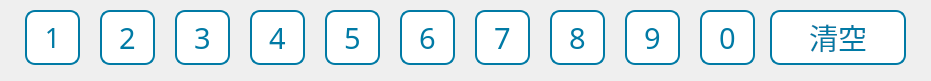
  <widget class="QWidget" name="widget" native="true">
   <property name="geometry">
    <rect>
     <x>40</x>
     <y>255</y>
     <width>931</width>
     <height>81</height>
    </rect>
   </property>
   <property name="styleSheet">
    <string notr="true">QToolButton{
font: 22pt &quot;文泉驿等宽微米黑&quot;;
color:rgb(0, 122, 165);
border:2px solid rgb(0, 122, 165);
border-radius:10px;
background-color: rgb(255, 255, 255);
}</string>
   </property>
   <widget class="QToolButton" name="tBtn_del">
    <property name="geometry">
     <rect>
      <x>770</x>
      <y>10</y>
      <width>136</width>
      <height>55</height>
     </rect>
    </property>
    <property name="sizePolicy">
     <sizepolicy hsizetype="Fixed" vsizetype="Fixed">
      <horstretch>0</horstretch>
      <verstretch>0</verstretch>
     </sizepolicy>
    </property>
    <property name="minimumSize">
     <size>
      <width>0</width>
      <height>0</height>
     </size>
    </property>
    <property name="font">
     <font>
      <family>文泉驿等宽微米黑</family>
      <pointsize>22</pointsize>
      <weight>50</weight>
      <italic>false</italic>
      <bold>false</bold>
     </font>
    </property>
    <property name="focusPolicy">
     <enum>Qt::NoFocus</enum>
    </property>
    <property name="text">
     <string>清空</string>
    </property>
    <property name="autoRepeat">
     <bool>true</bool>
    </property>
   </widget>
   <widget class="QToolButton" name="tBtn_3">
    <property name="geometry">
     <rect>
      <x>175</x>
      <y>10</y>
      <width>55</width>
      <height>55</height>
     </rect>
    </property>
    <property name="sizePolicy">
     <sizepolicy hsizetype="Fixed" vsizetype="Fixed">
      <horstretch>0</horstretch>
      <verstretch>0</verstretch>
     </sizepolicy>
    </property>
    <property name="font">
     <font>
      <family>文泉驿等宽微米黑</family>
      <pointsize>22</pointsize>
      <weight>50</weight>
      <italic>false</italic>
      <bold>false</bold>
     </font>
    </property>
    <property name="focusPolicy">
     <enum>Qt::NoFocus</enum>
    </property>
    <property name="text">
     <string>3</string>
    </property>
    <property name="autoRepeat">
     <bool>true</bool>
    </property>
   </widget>
   <widget class="QToolButton" name="tBtn_8">
    <property name="geometry">
     <rect>
      <x>550</x>
      <y>10</y>
      <width>55</width>
      <height>55</height>
     </rect>
    </property>
    <property name="sizePolicy">
     <sizepolicy hsizetype="Fixed" vsizetype="Fixed">
      <horstretch>0</horstretch>
      <verstretch>0</verstretch>
     </sizepolicy>
    </property>
    <property name="font">
     <font>
      <family>文泉驿等宽微米黑</family>
      <pointsize>22</pointsize>
      <weight>50</weight>
      <italic>false</italic>
      <bold>false</bold>
     </font>
    </property>
    <property name="focusPolicy">
     <enum>Qt::NoFocus</enum>
    </property>
    <property name="text">
     <string>8</string>
    </property>
    <property name="autoRepeat">
     <bool>true</bool>
    </property>
   </widget>
   <widget class="QToolButton" name="tBtn_0">
    <property name="geometry">
     <rect>
      <x>700</x>
      <y>10</y>
      <width>55</width>
      <height>55</height>
     </rect>
    </property>
    <property name="sizePolicy">
     <sizepolicy hsizetype="Fixed" vsizetype="Fixed">
      <horstretch>0</horstretch>
      <verstretch>0</verstretch>
     </sizepolicy>
    </property>
    <property name="font">
     <font>
      <family>文泉驿等宽微米黑</family>
      <pointsize>22</pointsize>
      <weight>50</weight>
      <italic>false</italic>
      <bold>false</bold>
     </font>
    </property>
    <property name="focusPolicy">
     <enum>Qt::NoFocus</enum>
    </property>
    <property name="text">
     <string>0</string>
    </property>
    <property name="autoRepeat">
     <bool>true</bool>
    </property>
   </widget>
   <widget class="QToolButton" name="tBtn_6">
    <property name="geometry">
     <rect>
      <x>400</x>
      <y>10</y>
      <width>55</width>
      <height>55</height>
     </rect>
    </property>
    <property name="sizePolicy">
     <sizepolicy hsizetype="Fixed" vsizetype="Fixed">
      <horstretch>0</horstretch>
      <verstretch>0</verstretch>
     </sizepolicy>
    </property>
    <property name="font">
     <font>
      <family>文泉驿等宽微米黑</family>
      <pointsize>22</pointsize>
      <weight>50</weight>
      <italic>false</italic>
      <bold>false</bold>
     </font>
    </property>
    <property name="focusPolicy">
     <enum>Qt::NoFocus</enum>
    </property>
    <property name="text">
     <string>6</string>
    </property>
    <property name="autoRepeat">
     <bool>true</bool>
    </property>
   </widget>
   <widget class="QToolButton" name="tBtn_5">
    <property name="geometry">
     <rect>
      <x>325</x>
      <y>10</y>
      <width>55</width>
      <height>55</height>
     </rect>
    </property>
    <property name="sizePolicy">
     <sizepolicy hsizetype="Fixed" vsizetype="Fixed">
      <horstretch>0</horstretch>
      <verstretch>0</verstretch>
     </sizepolicy>
    </property>
    <property name="font">
     <font>
      <family>文泉驿等宽微米黑</family>
      <pointsize>22</pointsize>
      <weight>50</weight>
      <italic>false</italic>
      <bold>false</bold>
     </font>
    </property>
    <property name="focusPolicy">
     <enum>Qt::NoFocus</enum>
    </property>
    <property name="text">
     <string>5</string>
    </property>
    <property name="autoRepeat">
     <bool>true</bool>
    </property>
   </widget>
   <widget class="QToolButton" name="tBtn_2">
    <property name="geometry">
     <rect>
      <x>100</x>
      <y>10</y>
      <width>55</width>
      <height>55</height>
     </rect>
    </property>
    <property name="sizePolicy">
     <sizepolicy hsizetype="Fixed" vsizetype="Fixed">
      <horstretch>0</horstretch>
      <verstretch>0</verstretch>
     </sizepolicy>
    </property>
    <property name="font">
     <font>
      <family>文泉驿等宽微米黑</family>
      <pointsize>22</pointsize>
      <weight>50</weight>
      <italic>false</italic>
      <bold>false</bold>
     </font>
    </property>
    <property name="focusPolicy">
     <enum>Qt::NoFocus</enum>
    </property>
    <property name="text">
     <string>2</string>
    </property>
    <property name="autoRepeat">
     <bool>true</bool>
    </property>
   </widget>
   <widget class="QToolButton" name="tBtn_7">
    <property name="geometry">
     <rect>
      <x>475</x>
      <y>10</y>
      <width>55</width>
      <height>55</height>
     </rect>
    </property>
    <property name="sizePolicy">
     <sizepolicy hsizetype="Fixed" vsizetype="Fixed">
      <horstretch>0</horstretch>
      <verstretch>0</verstretch>
     </sizepolicy>
    </property>
    <property name="font">
     <font>
      <family>文泉驿等宽微米黑</family>
      <pointsize>22</pointsize>
      <weight>50</weight>
      <italic>false</italic>
      <bold>false</bold>
     </font>
    </property>
    <property name="focusPolicy">
     <enum>Qt::NoFocus</enum>
    </property>
    <property name="text">
     <string>7</string>
    </property>
    <property name="autoRepeat">
     <bool>true</bool>
    </property>
   </widget>
   <widget class="QToolButton" name="tBtn_4">
    <property name="geometry">
     <rect>
      <x>250</x>
      <y>10</y>
      <width>55</width>
      <height>55</height>
     </rect>
    </property>
    <property name="sizePolicy">
     <sizepolicy hsizetype="Fixed" vsizetype="Fixed">
      <horstretch>0</horstretch>
      <verstretch>0</verstretch>
     </sizepolicy>
    </property>
    <property name="font">
     <font>
      <family>文泉驿等宽微米黑</family>
      <pointsize>22</pointsize>
      <weight>50</weight>
      <italic>false</italic>
      <bold>false</bold>
     </font>
    </property>
    <property name="focusPolicy">
     <enum>Qt::NoFocus</enum>
    </property>
    <property name="text">
     <string>4</string>
    </property>
    <property name="autoRepeat">
     <bool>true</bool>
    </property>
   </widget>
   <widget class="QToolButton" name="tBtn_9">
    <property name="geometry">
     <rect>
      <x>625</x>
      <y>10</y>
      <width>55</width>
      <height>55</height>
     </rect>
    </property>
    <property name="sizePolicy">
     <sizepolicy hsizetype="Fixed" vsizetype="Fixed">
      <horstretch>0</horstretch>
      <verstretch>0</verstretch>
     </sizepolicy>
    </property>
    <property name="font">
     <font>
      <family>文泉驿等宽微米黑</family>
      <pointsize>22</pointsize>
      <weight>50</weight>
      <italic>false</italic>
      <bold>false</bold>
     </font>
    </property>
    <property name="focusPolicy">
     <enum>Qt::NoFocus</enum>
    </property>
    <property name="text">
     <string>9</string>
    </property>
    <property name="autoRepeat">
     <bool>true</bool>
    </property>
   </widget>
   <widget class="QToolButton" name="tBtn_1">
    <property name="geometry">
     <rect>
      <x>25</x>
      <y>10</y>
      <width>55</width>
      <height>55</height>
     </rect>
    </property>
    <property name="sizePolicy">
     <sizepolicy hsizetype="Fixed" vsizetype="Fixed">
      <horstretch>0</horstretch>
      <verstretch>0</verstretch>
     </sizepolicy>
    </property>
    <property name="font">
     <font>
      <family>文泉驿等宽微米黑</family>
      <pointsize>20</pointsize>
      <weight>50</weight>
      <italic>false</italic>
      <bold>false</bold>
     </font>
    </property>
    <property name="focusPolicy">
     <enum>Qt::NoFocus</enum>
    </property>
    <property name="styleSheet">
     <string notr="true">QToolButton{
font: 20pt &quot;文泉驿等宽微米黑&quot;;
color: rgb(0, 122, 165);
border:2px solid rgb(0, 122, 165);
border-radius:10px;
background-color: rgb(255, 255, 255);
}</string>
    </property>
    <property name="text">
     <string>1</string>
    </property>
    <property name="autoRepeat">
     <bool>true</bool>
    </property>
   </widget>
  </widget>
